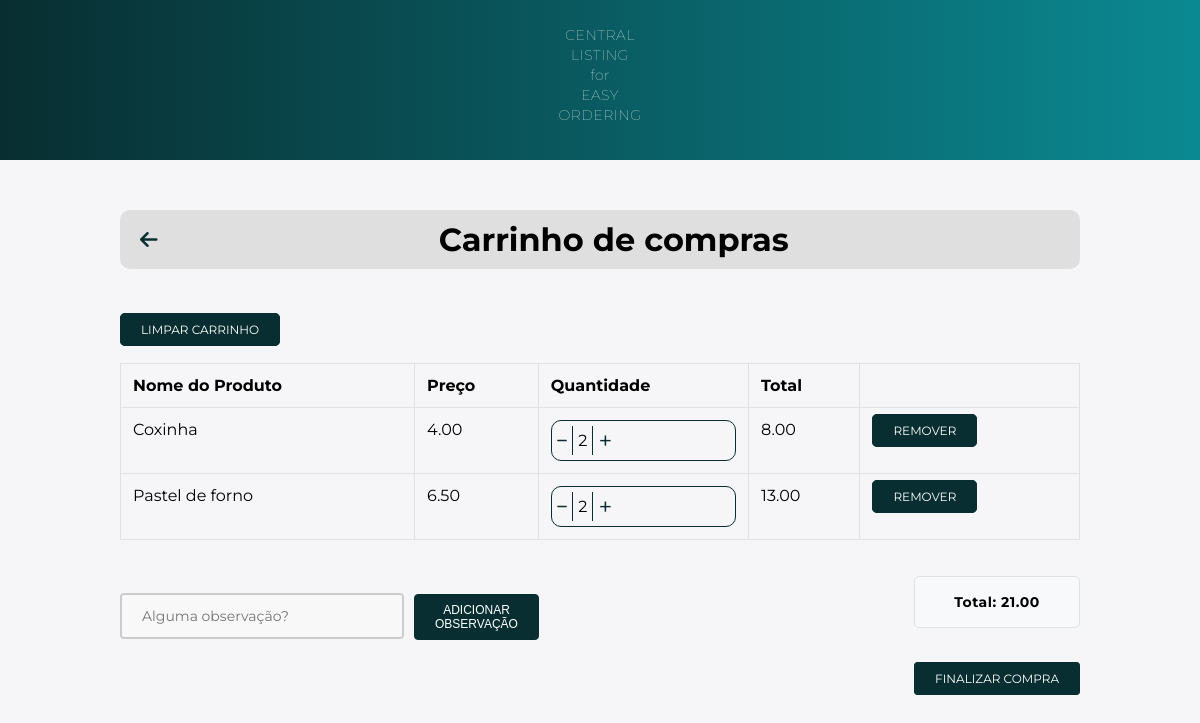
/cart/ (signed in), run on the app's committed database.
### main/models.py (models this page shows, shortened)
class Cart(models.Model):
    user = models.ForeignKey(User, on_delete=models.CASCADE)
    product = models.ForeignKey(FoodProduct, on_delete=models.CASCADE)
    quantity = models.PositiveBigIntegerField(default=1)

class FoodProduct(models.Model):
    name = models.CharField(max_length=255)
    price = models.DecimalField(max_digits=10, decimal_places=2)
    image = models.ImageField(upload_to='static/food_products/', default="static/food_products/default")
    description = models.TextField()
    ingredients = models.ManyToManyField(Ingredients, blank=True)

### main/views.py (the view)
# urls.py: path('cart/', views.cart, name='cart'),
@login_required(login_url='login')
def cart(request):
    cart_items = Cart.objects.filter(user=request.user)
    cart_items_total = []
    for item in cart_items:
        total = item.product.price * item.quantity
        cart_items_total.append((item, total))
    cart_total = sum([total for _, total in cart_items_total])
    if request.method == "POST":
        form = CartForm(request.POST)
        if form.is_valid():
            obs = form.cleaned_data["text_box_obs"]
            request.session["cart_obs"] = obs
            return redirect('cart')
    else:
        form = CartForm()
    context = {
        'cart_items_total': cart_items_total,
        'cart_total': cart_total,
        'form': form,
    }
    return render(request, 'cart.html', context)

### main/forms.py
class CartForm(forms.Form):
    text_box_obs = forms.CharField(widget=forms.Textarea(attrs={'rows': 4, 'placeholder': 'Alguma observação?'}), required=False)

### templates/cart.html (shortened to what this page needs)
{% load static %}
<!DOCTYPE html>
<html>
<head>
    <link rel="stylesheet" type="text/css" href="{% static './css/cart.css' %}">
    <link rel="stylesheet" href="https://cdnjs.cloudflare.com/ajax/libs/font-awesome/6.4.0/css/all.min.css" />
</head>
<body>
    <nav>
        <p>CENTRAL<br>LISTING<br>for<br>EASY<br>ORDERING</p>
    </nav>
    <div class="container">
        <div class="top-bar">
            <a href="{% url 'home' %}" class="back-to-home">
                <i class="fas fa-arrow-left"></i>
            </a>
            <h1 class="top-bar-title">Carrinho de compras</h1>
        </div>
    </div>
    <div class="container_clear_cart">
    <a href="{% url 'clear_cart' %}" class="btn btn-danger clear-cart-btn" name="clearCart">Limpar carrinho</a>
    </div>
    <div class="container">
        <div class="row">
            <div class="col-12">
                {% if cart_items_total %}
                <div class="table-container">
                <table class="table table-bordered">
                    <thead>
                        <tr>
                            <th>Nome do Produto</th>
                            <th>Preço</th>
                            <th>Quantidade</th>
                            <th>Total</th>
                            <th></th>
                        </tr>
                    </thead>
                    <tbody>
                        {% for item, total in cart_items_total %}
                        <tr>
                            <td>{{ item.product.name }}</td>
                            <td>{{ item.product.price }}</td>
                            <td>
                                <div class="quantity-box">
                                    <a href="{% url 'decrement_quantity' item.product.id %}" class="fa-sharp fa-solid fa-minus btn-sm minus-link" style="text-decoration: none" name="decreaseCart"></a>
                                    <span class="quantity-number">{{ item.quantity }}</span>
                                    <a href="{% url 'increment_quantity' item.product.id %}" class="fa-light fa-plus btn-sm plus-link" style="text-decoration: none" name="increaseCart"></a>
                                </div>
                            </td>
                            <td>{{ total }}</td>
                            <td>
                                <a href="{% url 'remove_from_cart' item.product.id %}" class="btn btn-danger btn-sm" name="removeCart">Remover</a>
                            </td>
                        </tr>
                        {% endfor %}
                    </tbody>
                </table>
            </div>
            {% if cart_items_total %}
                <div class="bottom-container">
                    <form method="post">
                        <div class="observation-container">
                            <input type="text" name="{{ form.text_box_obs.name }}" class="observation-box" placeholder="Alguma observação?"/>
                            <div class="add-observation-btn-container">
                                <button type="submit" class="btn btn-primary" name="obsCartBtn">Adicionar observação</button>
                            </div>
                        </div>
                    </form>
                    <div class="total-and-button-container">
                        <div class="total-box">
                            <p class="total-text">Total: {{ cart_total }}</p>
                        </div>
                        <div class="checkout-btn-container">
                            <a href="{% url 'payment' %}" class="btn btn-primary" name="finalizarCompra">Finalizar Compra</a>
                        </div>
                    </div>
            {% endif %}
                {% else %}
                <div class="empty-cart-message">
                    <p>Seu carrinho está vazio. <a href="{% url 'home' %}">Continue comprando</a>.</p>
                </div>
                {% endif %}
            </div>
        </div>
    </div>
</body>
</html>

### static/css/cart.css (style rules this page uses)
* { box-sizing: border-box; margin: 0; padding: 0; }
body { background: #f6f5f7; font-family: 'Montserrat', sans-serif; }
nav { background: linear-gradient(90deg, #082E31, #0b8992); padding: 5px; text-align: center; font-size: 15px; font-weight: bold; width: 100%; color: #fff; margin-bottom: 50px; }
p { font-size: 14px; font-weight: 100; line-height: 20px; letter-spacing: 0.5px; margin: 20px 0 30px; }
.container { width: 80%; margin: 0 auto; position: relative; }
.container_clear_cart { width: 80%; margin: 0 auto; position: relative; padding-top: 30px; }
.table { width: 100%; margin-bottom: 1rem; background-color: transparent; border-collapse: collapse; }
.table-bordered { border: 1px solid #dee2e6; }
.table-bordered th, .table-bordered td { border: 1px solid #dee2e6; }
th { text-align: inherit; padding: 0.75rem; vertical-align: top; border-top: 1px solid #dee2e6; }
td { padding: 0.75rem; vertical-align: top; border-top: 1px solid #dee2e6; }
.btn { text-transform: uppercase; font-size: 12px; padding: 8px 20px; border-radius: 5px; cursor: pointer; text-decoration: none; }
.btn-danger { background-color:#082E31; color: #fff; border: 1px solid #082E31; }
.btn-sm { font-size: 0.875rem; padding: 0.25rem 0.5rem; border-radius: 0.2rem; }
.plus-link { padding: 5px 5px; display: inline-block; background-color: #f6f5f7; color: #082E31; font-size: 24px }
.minus-link { padding: 5px 5px; display: inline-block; background-color: #f6f5f7; color: #082E31; font-size: 12px }
.quantity-box { display: flex; align-items: center; border: 1px solid #082E31; border-radius: 10px; box-sizing: 1px; }
.quantity-number { display: inline-block; padding: 5px 5px; border-left: 1px solid #082E31; border-right: 1px solid #082E31; }
.top-bar { display: flex; align-items: center; padding: 10px 20px; background-color: #dfdfdf; border-radius: 10px; width: 100%; margin-bottom: 20px; position: relative; }
.top-bar-title { flex-grow: 1; margin: 0; font-size: 32px; text-align: center; }
.back-to-home { color: #082E31; font-size: 20px; margin-right: 10px; }
.clear-cart-btn { margin-top: 15px; margin-bottom: 15px; }
.total-box { background-color: #f8f9fa; border: 1px solid #dee2e6; padding: 15px; margin-bottom: 20px; border-radius: 5px; width: 100%; max-width: 200px; text-align: center; right: 0; }
.total-text { margin: 0; font-weight: bold; }
.table-container { margin-top: 25px; }
.observation-box { width: 100%; padding: 12px 20px; margin: 8px 0; box-sizing: border-box; border: 2px solid #ccc; border-radius: 4px; background-color: #f8f8f8; resize: none; font-size: 14px; font-family: inherit; margin-bottom: 10px; }
.btn-primary { background-color: #082E31; border: 1px solid #082E31; color: #fff; padding: 8px 20px; font-size: 12px; border-radius: 4px; cursor: pointer; transition: all 0.3s; }
.observation-container { display: flex; align-items: center; justify-content: space-between; margin-bottom: 20px; }
.total-box { margin-top: 20px; margin-top: 20px; }
.bottom-container { display: flex; justify-content: space-between; align-items: center; flex-wrap: wrap; }
.add-observation-btn-container { text-align: left; margin-top: 0.4px; padding-left: 10px; }
.checkout-btn-container { padding: 10px 0; }
.total-and-button-container { display: flex; flex-direction: column; align-items: center; justify-content: center; gap: 10px; }

### data on the page
Cart: product.name "Coxinha", product.price "4.00", quantity "2", total "8.00"
Cart: product.name "Pastel de forno", product.price "6.50", quantity "2", total "13.00"

### other printed values
{{ cart_total }} "21.00"
